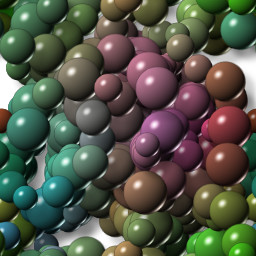
#> input picture images/blend2.jpg, 256 x 256 px, found by its file name
$ jupyter execute Exercicios_5.ipynb   (text cells are left out)
#> lines starting #> are read from the running program, lines starting #| are printed output that depends on the picture; pictures that were not available may be replaced by others from this repository, and a replacement may not be noted
#> further down, img is the input picture: shape (256, 256, 3); mean B, G, R 71.6, 86.1, 82.2
[cell 1]
import cv2
import numpy as np
import matplotlib.pyplot as plt

[cell 2]
def tiltshift(img, l1, l2, d, plot = True):
#> called with l1 = -70, l2 = 70, d = 20, plot = True
    ref = np.shape(img)[0]//2
#> ref = 128
    x = np.arange(-ref,ref,1)
#> x = 256 values from -128 to 127
    a = (np.tanh((x-l1)/d) - np.tanh((x-l2)/d))/2
    alfa = np.zeros(img.shape)

    for i in range(np.shape(img)[1]):
        alfa[:,i,:] = np.stack((a,a,a),axis=-1)
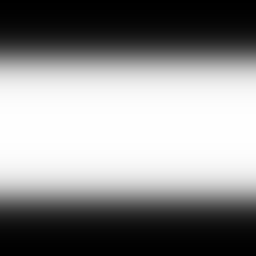
#> alfa: shape (256, 256, 3) float64; min 0.00302, max 0.998, mean 0.547

    mean = np.array([[1/9,1/9,1/9],[1/9,1/9,1/9],[1/9,1/9,1/9]])
    blurred = cv2.filter2D(img,-1,mean)
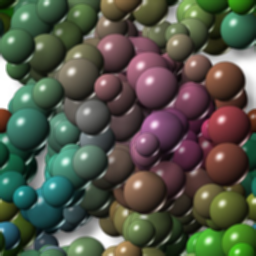
#> blurred: shape (256, 256, 3); mean B, G, R 71.6, 86.1, 82.2

    out = np.copy(img)
    out = (np.multiply(alfa,img) + np.multiply((1-alfa),blurred)).astype('uint8')

    if plot:
        plt.figure(1,[15,5])
        plt.subplot(131)
        plt.imshow(cv2.cvtColor(img, cv2.COLOR_BGR2RGB))
        plt.axis("off")
        plt.title("Imagem de entrada")

        plt.subplot(132)
        plt.imshow(cv2.cvtColor(out, cv2.COLOR_BGR2RGB))
        plt.axis("off")
        plt.title("Imagem com efeito tiltshift")

        plt.subplot(133)
        plt.plot(x,a)
        plt.title("Alpha(x)")

[cell 3]
img = cv2.imread("..\\images\\blend2.jpg")

tiltshift(img,-70,70,20)
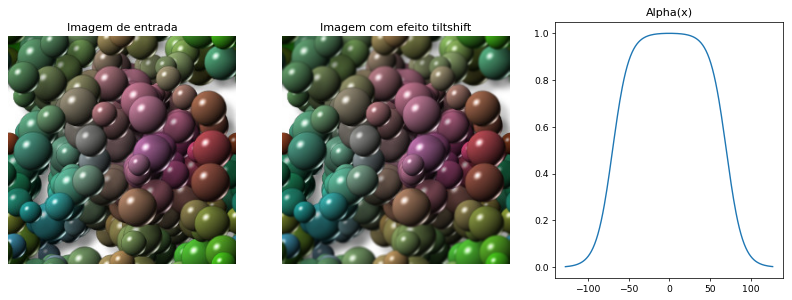
#> figure drawn by matplotlib, 3 panels; panel 3: curve peaks at x = 0, y = 0.998

[cell 4]
def tiltshift2(img, h, pos, d):
#> called with h = 1, pos = 1, d = 1
    ref = np.shape(img)[0]//2
#> ref = 128
    x = np.arange(-ref,ref,1)
#> x = 256 values from -128 to 127

    l1 = x[pos-h//2]
#> l1 = -127
    l2 = x[pos+h//2]
#> l2 = -127

    a = (np.tanh((x-l1)/d) - np.tanh((x-l2)/d))/2
#> a = 256 values from 0 to 0
    alfa = np.zeros(img.shape)

    for i in range(np.shape(img)[1]):
        alfa[:,i,:] = np.stack((a,a,a),axis=-1)
#> alfa: shape (256, 256, 3) float64; every value is 0

    mean = np.array([[1/9,1/9,1/9],[1/9,1/9,1/9],[1/9,1/9,1/9]])
    blurred = cv2.filter2D(img,-1,mean)

    out = np.copy(img)
    out = (np.multiply(alfa,img) + np.multiply((1-alfa),blurred)).astype('uint8')

    return out

[cell 5]
height = 1
height_slider = 1
height_slider_max = 100

force = 1
force_slider = 1
force_slider_max = 100

pos = 1
pos_slider = 1
pos_slider_max = 100

[cell 6]
def on_trackbar_force(force_slider):
    global height
    global pos
    global force
    global img
    force = force_slider
    #print(force,height,pos)
    if(force_slider>0):
        cv2.imshow("tiltshift",tiltshift2(img,height,pos,force))

def on_trackbar_height(height_slider):
#> called with height_slider = 1
    global height
    global pos
    global force
    global img
    height = int(height_slider*img.shape[0]/100)
#> height = 2
    #print(force,height,pos)
    if(height<img.shape[0]):
        cv2.imshow("tiltshift",tiltshift2(img,height,pos,force))
#> call 2 of tiltshift2, with h = 2, pos = 1, d = 1
#> after the loop in tiltshift2 (call 2), `for i in range(np.shape(img)[1]):`:
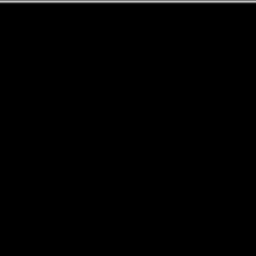
#> alfa: shape (256, 256, 3) float64; min 0, max 0.762, mean 0.00728

def on_trackbar_pos(pos_slider):
#> called with pos_slider = 1
    global height
    global pos
    global force
    global img
    pos = int(pos_slider*img.shape[0]/100)
#> pos = 2
    #print(force,height,pos)
    if(pos+height//2<img.shape[0] and pos-height//2 >= 0):
        cv2.imshow("tiltshift",tiltshift2(img,height,pos,force))

img = cv2.imread("..\\images\\blend2.jpg")

cv2.namedWindow("tiltshift", 1)

TrackbarName = "Force"
cv2.createTrackbar(TrackbarName,"tiltshift",force_slider,force_slider_max,on_trackbar_force)
on_trackbar_force(1)

TrackbarName = "Height"
cv2.createTrackbar(TrackbarName,"tiltshift",height_slider,height_slider_max,on_trackbar_height)
on_trackbar_height(1)

TrackbarName = "Pos"
cv2.createTrackbar(TrackbarName,"tiltshift",pos_slider,pos_slider_max,on_trackbar_pos)
on_trackbar_pos(1)

cv2.waitKey(0)

[cell 7]
import cv2
import numpy as np
import matplotlib.pyplot as plt

captura = cv2.VideoCapture('.\\images\\video_in.mp4')

if not captura.isOpened():
    print("Erro ao abrir vídeo")
else:
    captura.set(cv2.CAP_PROP_FRAME_WIDTH, 640)
    captura.set(cv2.CAP_PROP_FRAME_HEIGHT, 480)
    width = captura.get(cv2.CAP_PROP_FRAME_WIDTH)
    height = captura.get(cv2.CAP_PROP_FRAME_HEIGHT)
    print("largura="+str(width))
    print("altura="+str(height))
    print("fps="+str(captura.get(cv2.CAP_PROP_FPS)))
    print("format="+str(captura.get(cv2.CAP_PROP_FORMAT)))

    while(captura.isOpened()):
        ret, frame = captura.read()
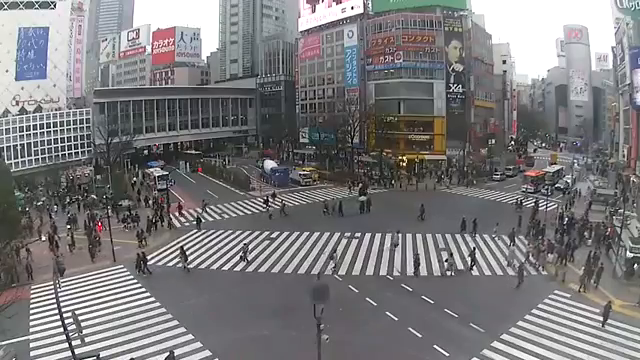
#> input picture frame 15 of images/shibuya.mp4, 640 x 360 px, given in place of video_in.mp4, which was not available
#> frame is the input picture: shape (360, 640, 3); mean B, G, R 123.8, 122.2, 123.4

        gray = cv2.cvtColor(frame, cv2.COLOR_BGR2GRAY)
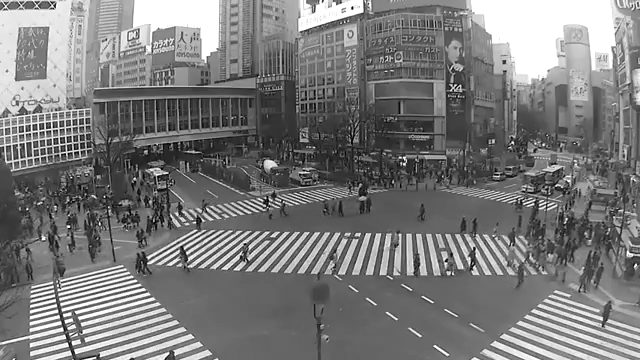
#> gray: shape (360, 640); min 0, max 255, mean 122.7

        cv2.imshow('frame',gray)
        if cv2.waitKey(1) & 0xFF == ord('q'):
#> (key q is pressed here)
            break

captura.release()
cv2.destroyAllWindows()
